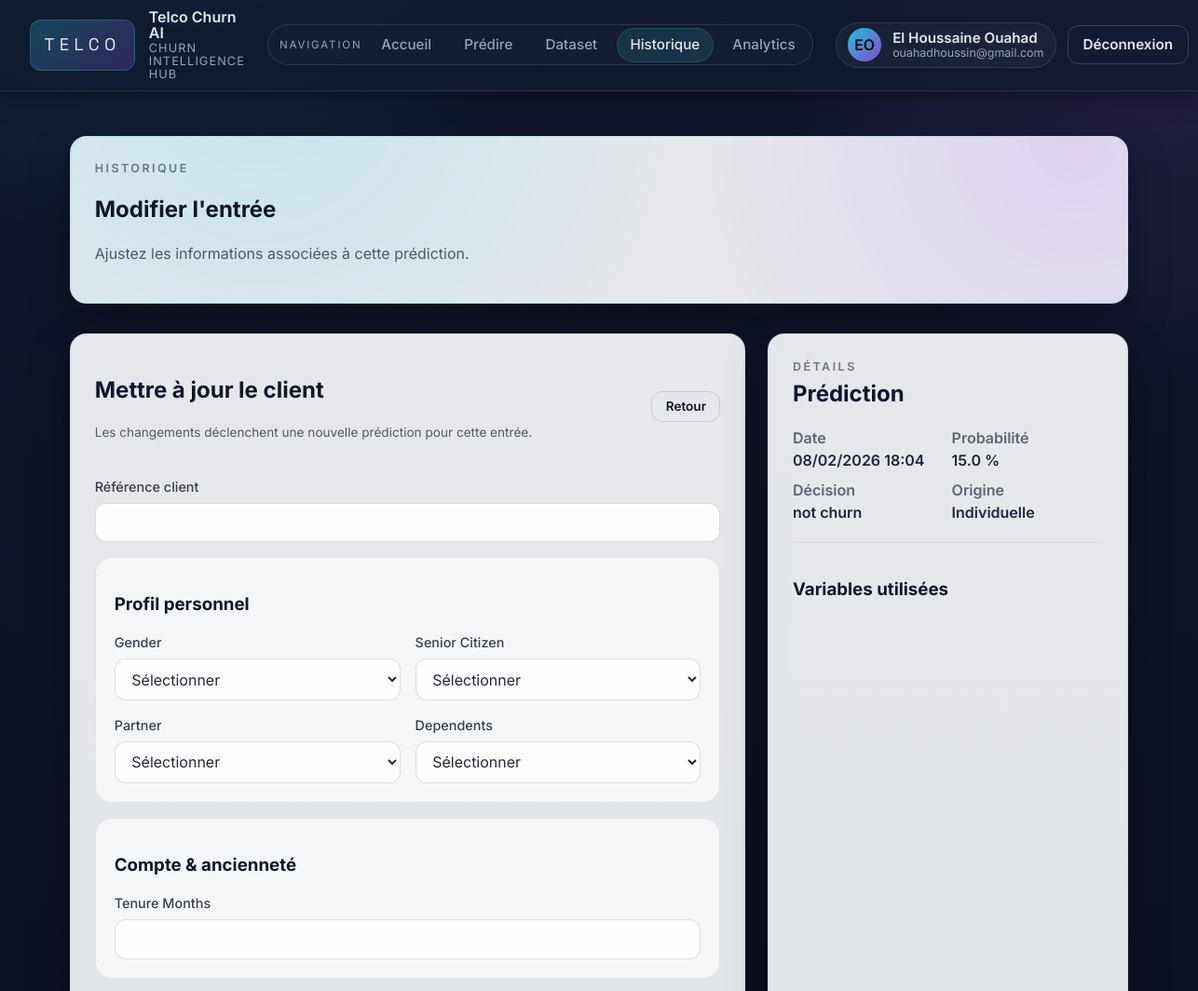
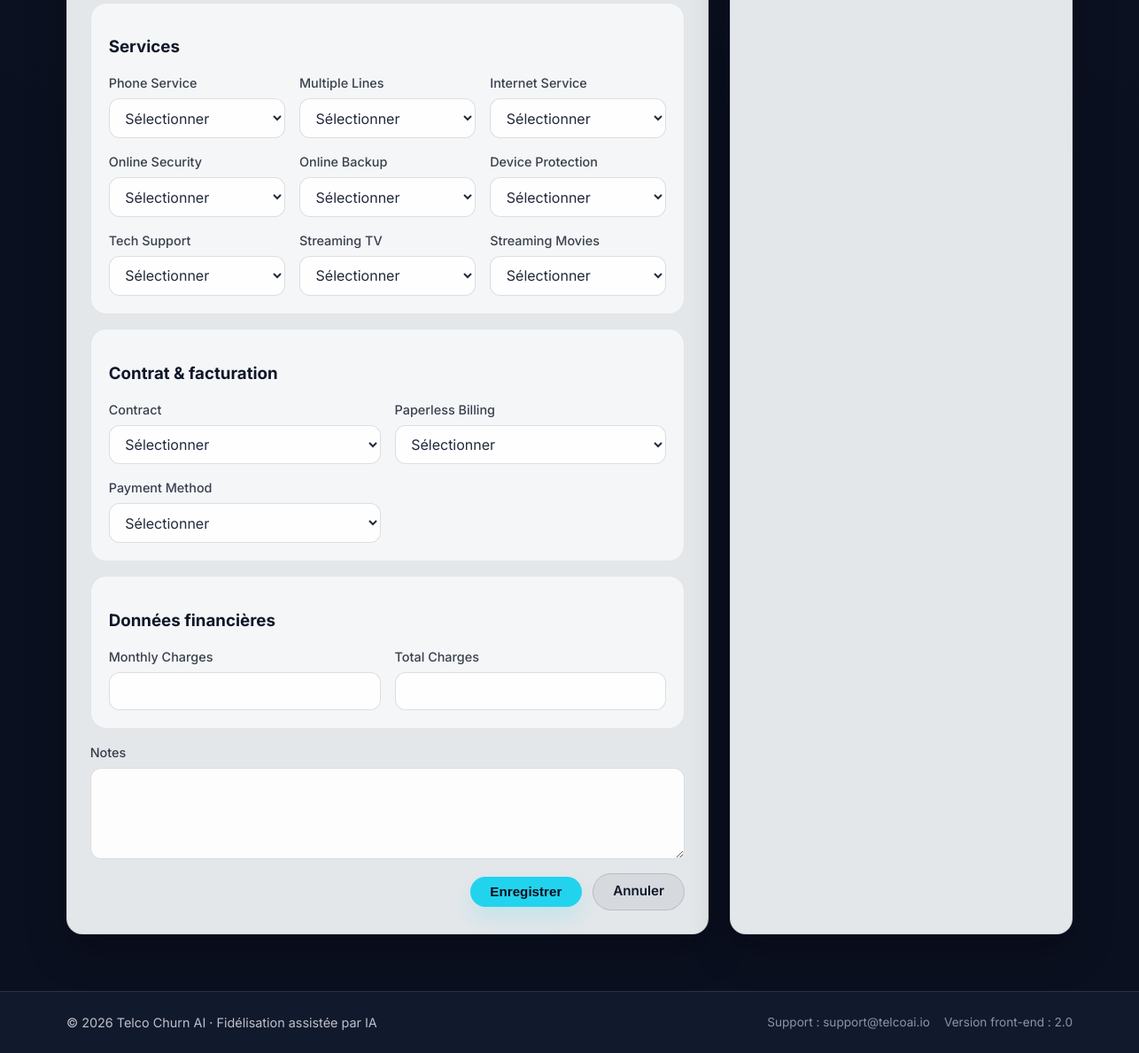
The app's page /history/1/edit (signed in) with its own data (2 pictures, top to bottom).
### app.py (models this page shows, shortened)
class User(UserMixin, db.Model):
    __tablename__ = "user"
    id = db.Column(db.Integer, primary_key=True)
    org_id = db.Column(db.Integer, db.ForeignKey("organization.id"), nullable=False)
    first_name = db.Column(db.String(120))
    last_name = db.Column(db.String(120))
    email = db.Column(db.String(255), unique=True, nullable=False)
    password_hash = db.Column(db.String(255), nullable=False)
    title = db.Column(db.String(120))
    active = db.Column(db.Boolean, default=True)
    created_at = db.Column(db.DateTime, default=datetime.utcnow)
    updated_at = db.Column(db.DateTime, default=datetime.utcnow, onupdate=datetime.utcnow)
    predictions = db.relationship("PredictionRecord", backref="user", lazy=True)

class PredictionRecord(db.Model):
    __tablename__ = "prediction_record"
    id = db.Column(db.Integer, primary_key=True)
    org_id = db.Column(db.Integer, db.ForeignKey("organization.id"), nullable=False, index=True)
    user_id = db.Column(db.Integer, db.ForeignKey("user.id"), index=True)
    client_reference = db.Column(db.String(120))
    source_type = db.Column(db.String(30), nullable=False)
    input_data = db.Column(db.Text, nullable=False)
    probability = db.Column(db.Float, nullable=False)
    decision = db.Column(db.String(50), nullable=False, index=True)
    payment_method = db.Column(db.String(120), index=True)
    contract = db.Column(db.String(120))
    internet_service = db.Column(db.String(120))
    tenure_months = db.Column(db.Integer)
    monthly_charges = db.Column(db.Float)
    risk_level = db.Column(db.String(20), index=True)
    notes = db.Column(db.Text)
    input_hash = db.Column(db.String(64), index=True)
    batch_id = db.Column(db.String(36), index=True)
    model_metadata = db.Column(db.Text)
    created_at = db.Column(db.DateTime, default=datetime.utcnow, index=True)
    updated_at = db.Column(db.DateTime, default=datetime.utcnow, onupdate=datetime.utcnow)
    organization = db.relationship("Organization", backref=db.backref("predictions", lazy=True))

### app.py (the view, shortened to what this page needs)
@app.route("/history/<int:record_id>/edit", methods=["GET", "POST"])
@login_required
def edit_history(record_id):
    record = PredictionRecord.query.get_or_404(record_id)
    validate_or_abort_org_access(record.org_id, record.user_id)
    input_data = deserialize_input_data(record.input_data)
    try:
        _, enriched_data = normalize_record(input_data)
    except ValueError:
        enriched_data = input_data
    payload = extract_history_payload({**input_data, **enriched_data})
    return render_template(
        "history_edit.html",
        record=record,
        input_data=payload,
        feature_metadata=feature_metadata,
        client_reference=record.client_reference,
        notes=record.notes,
    )

### templates/history_edit.html (shortened to what this page needs)
{% extends "base.html" %}
{% block content %}
<section class="card hero-card card--light prediction-hero">
    <div>
        <p class="eyebrow">Historique</p>
        <h1>Modifier l'entrée</h1>
        <p class="muted">Ajustez les informations associées à cette prédiction.</p>
    </div>
</section>
<section class="prediction-grid">
    <article class="card card--light prediction-form-card" aria-label="Mettre à jour le client">
        <div class="form-intro">
            <div>
                <h2>Mettre à jour le client</h2>
                <p class="muted small">Les changements déclenchent une nouvelle prédiction pour cette entrée.</p>
            </div>
            <div class="form-actions justify-end">
                <a class="btn btn-tertiary btn-compact" href="{{ url_for('history') }}">Retour</a>
            </div>
        </div>
        <form method="post">
            <label>
                Référence client
                <input type="text" name="client_reference" value="{{ client_reference or '' }}">
            </label>
            <div class="form-section">
                <h3>Profil personnel</h3>
                <div class="field-grid">
                    <label>
                        Gender
                        <select name="Gender" required>
                            <option value="" disabled {% if not input_data.get('Gender') %}selected{% endif %}>Sélectionner</option>
                        </select>
                    </label>
                    <label>
                        Senior Citizen
                        <select name="Senior Citizen" required>
                            <option value="" disabled {% if not input_data.get('Senior Citizen') %}selected{% endif %}>Sélectionner</option>
                        </select>
                    </label>
                    <label>
                        Partner
                        <select name="Partner" required>
                            <option value="" disabled {% if not input_data.get('Partner') %}selected{% endif %}>Sélectionner</option>
                        </select>
                    </label>
                    <label>
                        Dependents
                        <select name="Dependents" required>
                            <option value="" disabled {% if not input_data.get('Dependents') %}selected{% endif %}>Sélectionner</option>
                        </select>
                    </label>
                </div>
            </div>
            <div class="form-section">
                <h3>Compte & ancienneté</h3>
                <div class="field-grid">
                    <label>
                        Tenure Months
                        <input type="number" min="1" step="1" name="Tenure Months" value="{{ input_data.get('Tenure Months', '') }}" required>
                    </label>
                </div>
            </div>
            <div class="form-section">
                <h3>Services</h3>
                <div class="field-grid services-grid">
                    {% set yes_no = ['Yes', 'No'] %}
                    <label>
                        Phone Service
                        <select name="Phone Service" required>
                            <option value="" disabled {% if not input_data.get('Phone Service') %}selected{% endif %}>Sélectionner</option>
                        </select>
                    </label>
                    <label>
                        Multiple Lines
                        <select name="Multiple Lines" required>
                            <option value="" disabled {% if not input_data.get('Multiple Lines') %}selected{% endif %}>Sélectionner</option>
                        </select>
                    </label>
                    <label>
                        Internet Service
                        <select name="Internet Service" required>
                            <option value="" disabled {% if not input_data.get('Internet Service') %}selected{% endif %}>Sélectionner</option>
                        </select>
                    </label>
                    {% for feature in ['Online Security', 'Online Backup', 'Device Protection', 'Tech Support', 'Streaming TV', 'Streaming Movies'] %}
                        <label>
                            {{ feature }}
                            <select name="{{ feature }}" required>
                                <option value="" disabled {% if not input_data.get(feature) %}selected{% endif %}>Sélectionner</option>
                            </select>
                        </label>
                    {% endfor %}
                </div>
            </div>
            <div class="form-section">
                <h3>Contrat & facturation</h3>
                <div class="field-grid">
                    <label>
                        Contract
                        <select name="Contract" required>
                            <option value="" disabled {% if not input_data.get('Contract') %}selected{% endif %}>Sélectionner</option>
                        </select>
                    </label>
                    <label>
                        Paperless Billing
                        <select name="Paperless Billing" required>
                            <option value="" disabled {% if not input_data.get('Paperless Billing') %}selected{% endif %}>Sélectionner</option>
                        </select>
                    </label>
                    <label>
                        Payment Method
                        <select name="Payment Method" required>
                            <option value="" disabled {% if not input_data.get('Payment Method') %}selected{% endif %}>Sélectionner</option>
                        </select>
                    </label>
                </div>
            </div>
            <div class="form-section">
                <h3>Données financières</h3>
                <div class="field-grid">
                    <label>
                        Monthly Charges
                        <input type="number" min="0" step="0.01" name="Monthly Charges" value="{{ input_data.get('Monthly Charges', '') }}" required>
                    </label>
                    <label>
                        Total Charges
                        <input type="number" min="0" step="0.01" name="Total Charges" value="{{ input_data.get('Total Charges', '') }}" required>
                    </label>
                </div>
            </div>
            <label>
                Notes
                <textarea name="notes" rows="4">{{ notes or '' }}</textarea>
            </label>
            <div class="form-actions justify-end">
                <button type="submit" class="btn btn-primary">Enregistrer</button>
                <a href="{{ url_for('history') }}" class="btn btn-secondary">Annuler</a>
            </div>
        </form>
    </article>
    <aside class="card card--light" aria-label="Détails de la prédiction">
        <div class="card-header">
            <div>
                <p class="eyebrow">Détails</p>
                <h2>Prédiction</h2>
            </div>
        </div>
        <dl class="details-list details-list--stacked">
            <div>
                <dt>Date</dt>
                <dd>{{ record.created_at.strftime('%d/%m/%Y %H:%M') }}</dd>
            </div>
            <div>
                <dt>Probabilité</dt>
                <dd>{{ (record.probability * 100) | round(2) }} %</dd>
            </div>
            <div>
                <dt>Décision</dt>
                <dd>{{ record.decision }}</dd>
            </div>
            <div>
                <dt>Origine</dt>
                <dd>{{ 'Par lot' if record.source_type == 'batch' else 'Individuelle' }}</dd>
            </div>
        </dl>
        <div class="card-subsection">
            <h3>Variables utilisées</h3>
        </div>
    </aside>
</section>
{% endblock %}

### templates/base.html (shortened to what this page needs)
<!DOCTYPE html>
<html lang="fr">
<head>
    <link rel="stylesheet" href="{{ url_for('static', filename='css/main.css') }}">
</head>
<body class="app-body">
    <div class="app-shell">
        <header class="top-nav" data-nav>
            <div class="top-nav__brand">
                <a class="brand" href="{% if current_user.is_authenticated %}{{ url_for('home') }}{% else %}{{ url_for('register') }}{% endif %}">
                    <span class="brand__logo">TELCO</span>
                    <div class="brand__copy">
                        <span class="brand__title">Telco Churn AI</span>
                        <span class="brand__subtitle">CHURN INTELLIGENCE HUB</span>
                    </div>
                </a>
            </div>
            <nav class="main-nav" data-nav-links>
                {% if current_user.is_authenticated %}
                    <div class="nav-group">
                        <span class="nav-group__label">Navigation</span>
                        <a href="{{ url_for('home') }}" class="{% if request.endpoint == 'home' %}is-active{% endif %}">Accueil</a>
                        <a href="{{ url_for('predict_individual') }}" class="{% if request.endpoint == 'predict_individual' %}is-active{% endif %}">Prédire</a>
                        <a href="{{ url_for('predict_batch_workspace') }}" class="{% if request.endpoint == 'predict_batch_workspace' %}is-active{% endif %}">Dataset</a>
                        <a href="{{ url_for('history') }}" class="{% if request.endpoint in ['history', 'edit_history'] %}is-active{% endif %}">Historique</a>
                        <a href="{{ url_for('analytics') }}" class="{% if request.endpoint == 'analytics' %}is-active{% endif %}">Analytics</a>
                    </div>
                {% endif %}
            </nav>
            <div class="nav-actions">
                {% if current_user.is_authenticated %}
                    <div class="user-menu">
                        <div class="user-chip">
                            <div class="user-chip__avatar">{{ (current_user.first_name or '?')[:1]|upper }}{{ (current_user.last_name or '')[:1]|upper }}</div>
                            <div class="user-chip__meta">
                                <span class="user-chip__name">{{ current_user.first_name or current_user.email }} {{ current_user.last_name }}</span>
                                <div class="user-chip__line">
                                    <span class="user-chip__role">{{ current_user.email }}</span>
                                </div>
                            </div>
                        </div>
                        <a class="btn btn-ghost" href="{{ url_for('logout') }}">Déconnexion</a>
                    </div>
                {% else %}
                    <div class="guest-actions">
                        <a class="btn btn-text" href="{{ url_for('login') }}">Connexion</a>
                        <a class="btn btn-primary" href="{{ url_for('register') }}">Inscription</a>
                    </div>
                {% endif %}
            </div>
        </header>
        <main class="app-main">
            <div class="container">
                {% block content %}{% endblock %}
            </div>
        </main>
        <footer class="app-footer">
            <div class="container footer__content">
                <span>© {{ current_year | default(2025) }} Telco Churn AI · Fidélisation assistée par IA</span>
                <div class="footer__links">
                    <span>Support : support@telcoai.io</span>
                    <span>Version front-end : 2.0</span>
                </div>
            </div>
        </footer>
    </div>
</body>
</html>

### records on screen
User: first_name "E", last_name "O", first_name "El Houssaine", last_name "Ouahad", email "ouahadhoussin@gmail.com"
PredictionRecord: created_at "08/02/2026 18:04", (record.probability*100)|round(2) "15.0", decision "not churn", source_type "Individuelle"

### other values on screen
{{ feature }} "Online Security" "Online Backup" "Device Protection" "Tech Support" "Streaming TV" "Streaming Movies"
